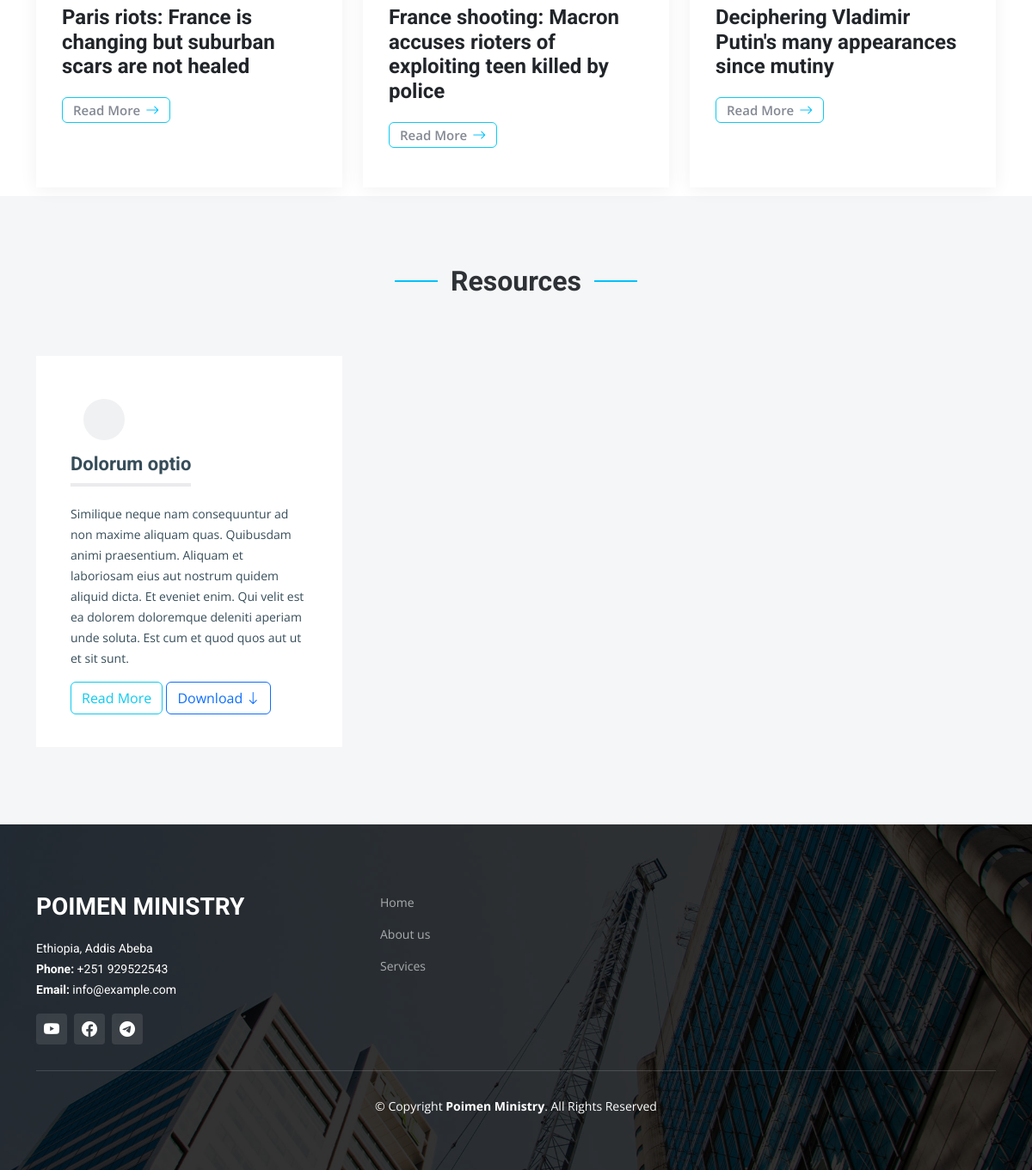
The app's page / (lower part), older data.
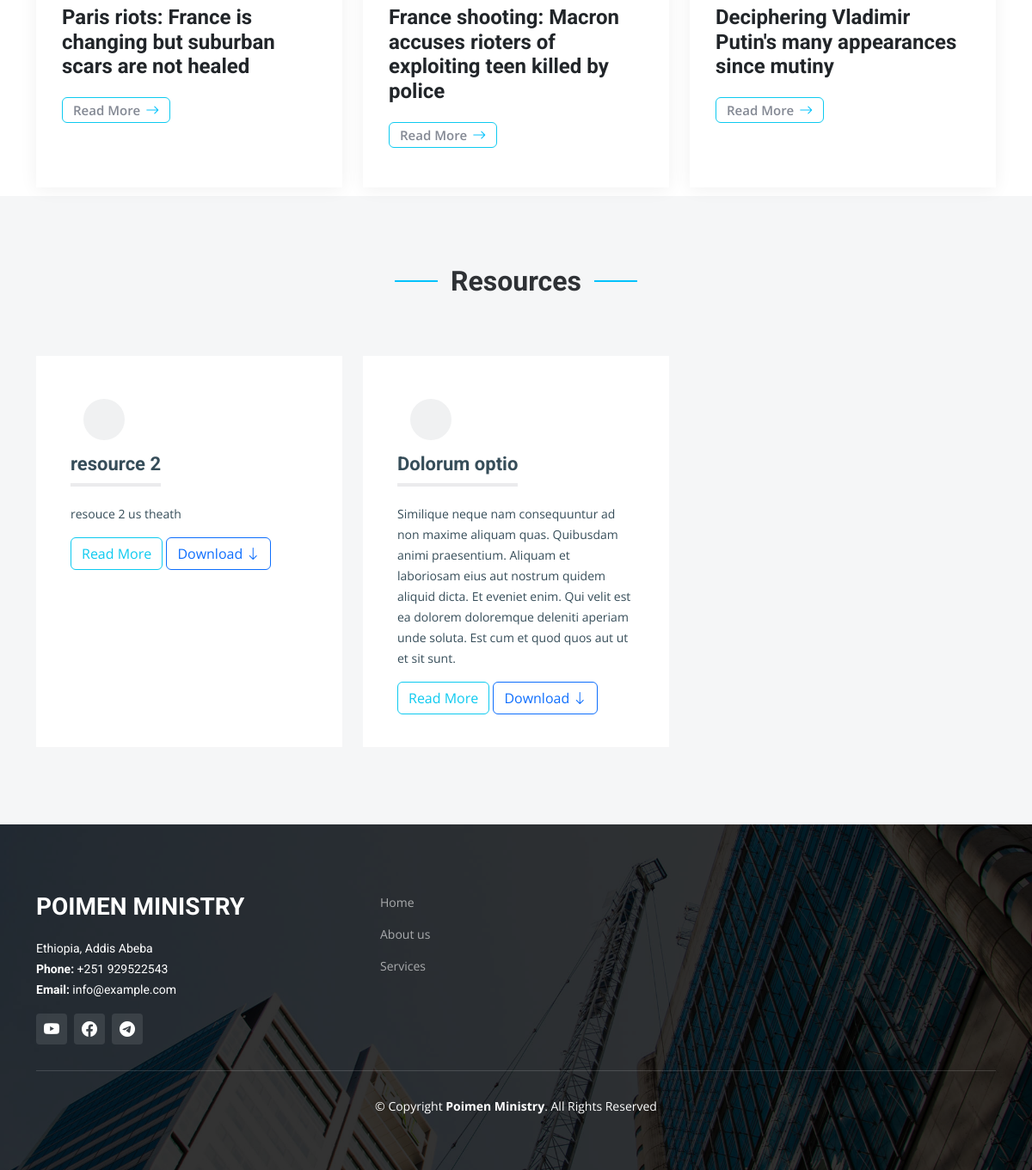
The same page, newer data.
### company/models.py (models this page shows, shortened)
class Blog(models.Model):
    title = models.CharField(max_length=200)
    image = models.ImageField(upload_to='blog/image/')
    content = FroalaField()
    slug = models.SlugField(max_length=300, unique=True,blank=True)
    type = models.ManyToManyField(Blog_Categories)
    created_at = models.DateTimeField(auto_now_add=True)
    updated_at = models.DateTimeField(auto_now=True)
    class Meta:
      ordering = ['-created_at', '-updated_at']

class Resource(models.Model):
    title = models.CharField(max_length=200)
    icon = IconField()
    image = models.ImageField(upload_to='blog/image/')
    short_description = models.CharField(max_length=300)
    document_link = models.URLField(max_length=200)
    content = FroalaField()
    slug = models.SlugField(max_length=300, unique=True,blank=True)
    created_at = models.DateTimeField(auto_now_add=True)
    updated_at = models.DateTimeField(auto_now=True)
    class Meta:
      ordering = ['-created_at', '-updated_at']

### company/views.py (the view)
# urls.py: path('', views.homepage, name='index'),
def homepage(request):
    blogs = models.Blog.objects.all()
    recent_blog = []
    for blog in range(0,3,1):
        recent_blog.append(blogs[blog])
    resource = models.Resource.objects.all()
    context = {
        'recent_blog' : recent_blog,
        'resources' : resource
    }
    return render(request, 'company/index.html', context)

### company/templates/company/index.html (shortened to what this page needs)
{% load static %}
{% load fontawesome_5 %}
<!DOCTYPE html>
<html lang="en">
<head>
  {% fontawesome_5_static %}
  {% include 'company/include/head.html' %}
</head>
<body>
  <main id="main">
    <section id="recent-blog-posts" class="recent-blog-posts">
      <div class="container" data-aos="fade-up">
      <div class="row gy-5">
       {% for blog in recent_blog%}
        <div class="col-xl-4 col-md-6" data-aos="fade-up" data-aos-delay="100">
          <div class="post-item position-relative h-100">
            <div class="post-content d-flex flex-column">
              <h3 class="post-title text-dark h5">{{blog.title}}</h3>
              <div class="meta d-flex align-items-center">
                <br>
                <button class="btn btn-outline-info my-3" > <a href="{% url 'blog_detail' blog.slug %}" class="readmore stretched-link"><span>Read More</span><i class="bi bi-arrow-right"></i></a>
                </button>
              </div>
            </div>
          </div>
        </div>
       {% endfor %}
      </div>
      </div>
    </section>
    <section style="margin-top: -70px;" id="services" class="services section-bg">
      <div class="container" data-aoss="fade-up">
        <div class="section-header">
          <h2>Resources</h2>
        </div>
        <div class="row gy-4">
          {% for resource in resources %}
          <div class="col-lg-4 col-md-6" data-aos="fade-up" data-aos-delay="100">
            <div class="service-item  position-relative">
              <div class="icon">
              </div>
              <h3>{{resource.title}}</h3>
              <p>{{resource.short_description}}</p>
              <a href=""> <button class="btn btn-outline-info my-2">Read More</button></a>
              <a href="{{resource.document_link}}" class="readmore stretched-link"> <button class="btn btn-outline-primary">Download <i class="bi bi-arrow-down"></i></button>  </a>
            </div>
          </div>
         {% endfor %}
        </div>
      </div>
    </section>
  </main>
   {% include 'company/include/footer.html'%}
</body>
</html>

Row changes from the older to the newer data that the page shows:
added Resource: title "resource 2", short_description "resouce 2 us theath"
